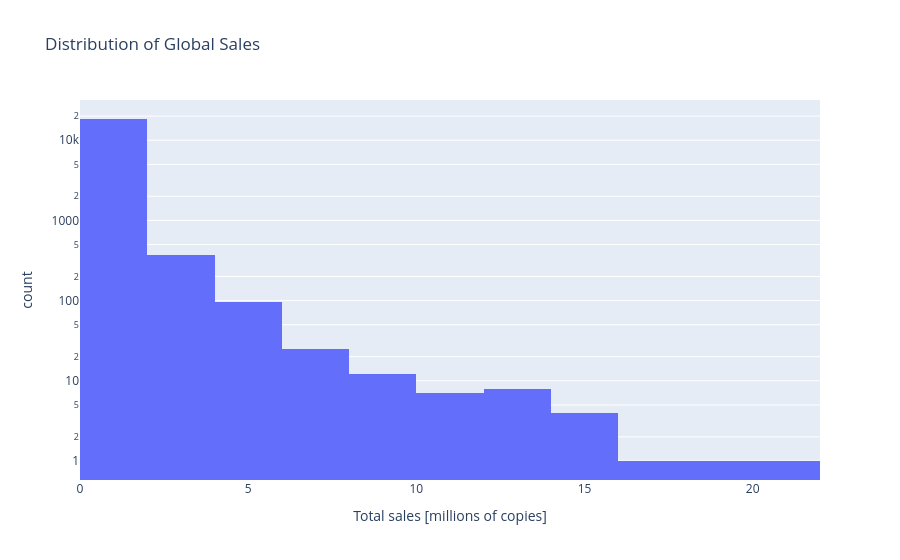

Notebook source saved alongside this figure:
### Code cell
# Istogramma vendite globali
fig = px.histogram(
    df,
    x="total_sales",
    log_y=True,
    nbins=15,
    title="Distribution of Global Sales",
    labels={
        "total_sales": "Total sales [millions of copies]",
        "count": "Number of games"
    }
)
fig.update_traces(xbins_start=0)
fig.show()

### Figure 1 — Plotly figure (JSON) as saved in the notebook; plotly's stock layout.template omitted (floating-point values rounded to 4 significant figures; data arrays with more than 128 entries replaced by an {"elided": "..."} marker saying what was removed)
{"data": [{"bingroup": "x", "hovertemplate": "Total sales [millions of copies]=%{x}<br>count=%{y}<extra></extra>", "legendgroup": "", "marker": {"color": "#636efa", "pattern": {"shape": ""}}, "name": "", "nbinsx": 15, "orientation": "v", "showlegend": false, "type": "histogram", "x": {"elided": "64016 float values"}, "xaxis": "x", "xbins": {"start": 0}, "yaxis": "y"}], "layout": {"barmode": "relative", "legend": {"tracegroupgap": 0}, "title": {"text": "Distribution of Global Sales"}, "xaxis": {"anchor": "y", "domain": [0, 1], "title": {"text": "Total sales [millions of copies]"}}, "yaxis": {"anchor": "x", "domain": [0, 1], "title": {"text": "count"}, "type": "log"}}}
